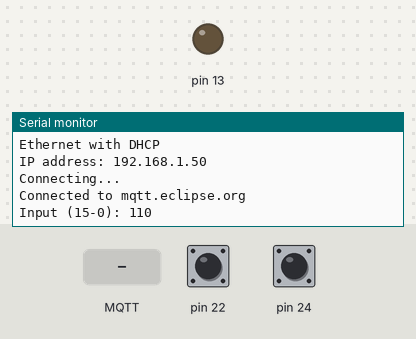
Bench run of a sketch on a simulated Arduino Mega 2560, built with avr-gcc and run on an emulated ATmega2560. Shown: output pins drawn as LEDs (lit = HIGH), the last lines printed to the serial monitor. The test bench sets the inputs (shaded band); at power-on: pin 22 HIGH, pin 24 HIGH. WiFi joins after 1.5 s; servers stay silent unless stated; no MQTT or app messages arrive unless stated.

Above: at 2.7 s.
2.8 s: MQTT message "io/in/set" arrives on the first subscribed topic
At 3.2 s:
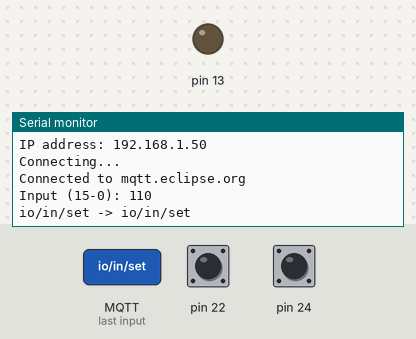
4.3 s: MQTT message "io/out/pin" arrives on the first subscribed topic
At 5.5 s:
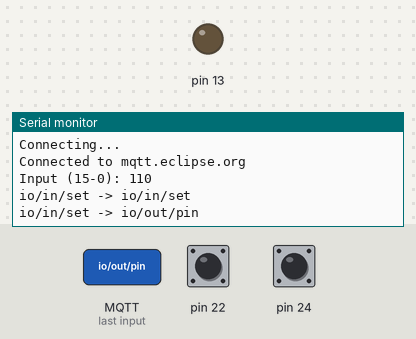
5.8 s: MQTT message ":" arrives on the first subscribed topic
At 6.7 s:
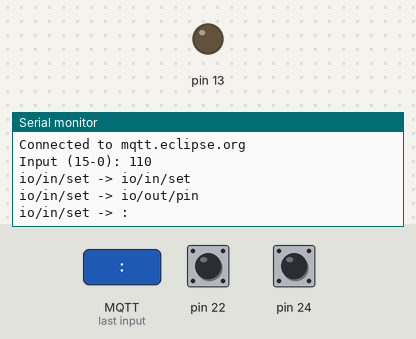

Measured:
- after the input at 2.8 s, the serial monitor: prints a new line at once (image 1)
- after the input at 4.3 s, the serial monitor: prints a new line at once (image 2)
- after the input at 5.8 s, the serial monitor: prints a new line at once (image 3)

The sketch:

mqtt_io.ino
```cpp
#include <SPI.h>
#include <Ethernet.h>
#include <MQTT.h>

// Enter a MAC address for your controller below.
// Newer Ethernet shields have a MAC address printed on a sticker on the shield
byte mac[] = {
  0x00, 0xAA, 0xBB, 0xCC, 0xDE, 0x02
};

EthernetClient net;
MQTTClient client;

// Broker Hostname/IP and Port
#define BROKER_HOST "mqtt.eclipse.org" // public broker
#define BROKER_PORT 1883

uint16_t bit_input = 0x00;
uint16_t last_bit_input = 0x00;

// Configure GPIO
void set_gpio() {
  pinMode(13, OUTPUT);
  pinMode(22,INPUT_PULLUP);
  pinMode(24,INPUT_PULLUP);
}

// Connect to MQTT and Subscrib topics
void connect() {
  Serial.print("Connecting...");
  while (!client.connect("arduino", "try", "try")) {
    Serial.print(".");
    delay(1000);
  }
  Serial.println("\nConnected to " + String(BROKER_HOST));
  // Subscrib to specific topics
  client.subscribe("io/in/set");
  client.subscribe("io/out/pin");
}

void messageReceived(String &topic, String &payload) {
  // Print payload from subscribed topics
  Serial.println(topic + " -> " + payload);
  // Read value from pin and publish
  if (topic.equals("io/in/set")) {
    client.publish("io/in/val", payload + ":" + String(digitalRead(payload.toInt())));
  }
  // Write value to pin and publish
  uint8_t pin, val;
  if (topic.equals("io/out/pin")) {
    // Get pin and value separated by :
    for (uint8_t i = 0; i < payload.length(); i++) {
      if (payload.substring(i, i + 1) == ":") {
        pin = payload.substring(0, i).toInt();
        val = payload.substring(i + 1).toInt();
        break;
      }
    }
    // Write value to especific gpio
    digitalWrite(pin, val);
  }
}
// Publish especific pin using topic
void publishPin(uint8_t pin, uint8_t val) {
  client.publish("io/in/" + String(pin), String(val));
}

void setup() {
  // Set all gpio
  set_gpio();

  Serial.begin(115200);
  Serial.println("Ethernet with DHCP");
  // Get IP Address using DHCP
  set_dhcp:
  if (Ethernet.begin(mac) == 0) {
    Serial.println("Failed to configure Ethernet using DHCP");
    if (Ethernet.hardwareStatus() == EthernetNoHardware) {
      Serial.println("Ethernet shield was not found.  Sorry, can't run without hardware. :(");
    } else if (Ethernet.linkStatus() == LinkOFF) {
      Serial.println("Ethernet cable is not connected.");
    }
    // No point in carrying on, so do nothing forevermore:
    Serial.println("Try again to initialize Ethernet with DHCP");
    // Restart DHCP process
    goto set_dhcp;
  }
  // Print local IP address
  Serial.print("IP address: ");
  Serial.println(Ethernet.localIP());

  // Broker settings
  client.begin(BROKER_HOST,BROKER_PORT, net);
  // Subscribe Callback
  client.onMessage(messageReceived);
  connect();
}

void loop() {
  // Print Ethernet changes
  switch (Ethernet.maintain()) {
    case 1:
      //renewed fail
      Serial.println("Error: renewed fail");
      break;
    case 2:
      //renewed success
      Serial.println("Renewed success");
      //print your local IP address:
      Serial.print("My IP address: ");
      Serial.println(Ethernet.localIP());
      break;
    case 3:
      //rebind fail
      Serial.println("Error: rebind fail");
      break;
    case 4:
      //rebind success
      Serial.println("Rebind success");
      //print your local IP address:
      Serial.print("IP address: ");
      Serial.println(Ethernet.localIP());
      break;
    default:
      //nothing happened
      break;
  }
  // MQTT
  client.loop();
  // Check Broker connection status
  if (!client.connected()) {
    connect();
  }
  // set intput pin on bit var
  bitWrite(bit_input,0,digitalRead(13));
  bitWrite(bit_input,1,digitalRead(22));
  bitWrite(bit_input,2,digitalRead(24));
  // Check input changes
  if (bit_input != last_bit_input)
  {
    Serial.print("Input (15-0): ");
    Serial.println(bit_input, BIN);
    last_bit_input = bit_input;
    client.publish("io/in/event", String(bit_input));
  }
}
```
